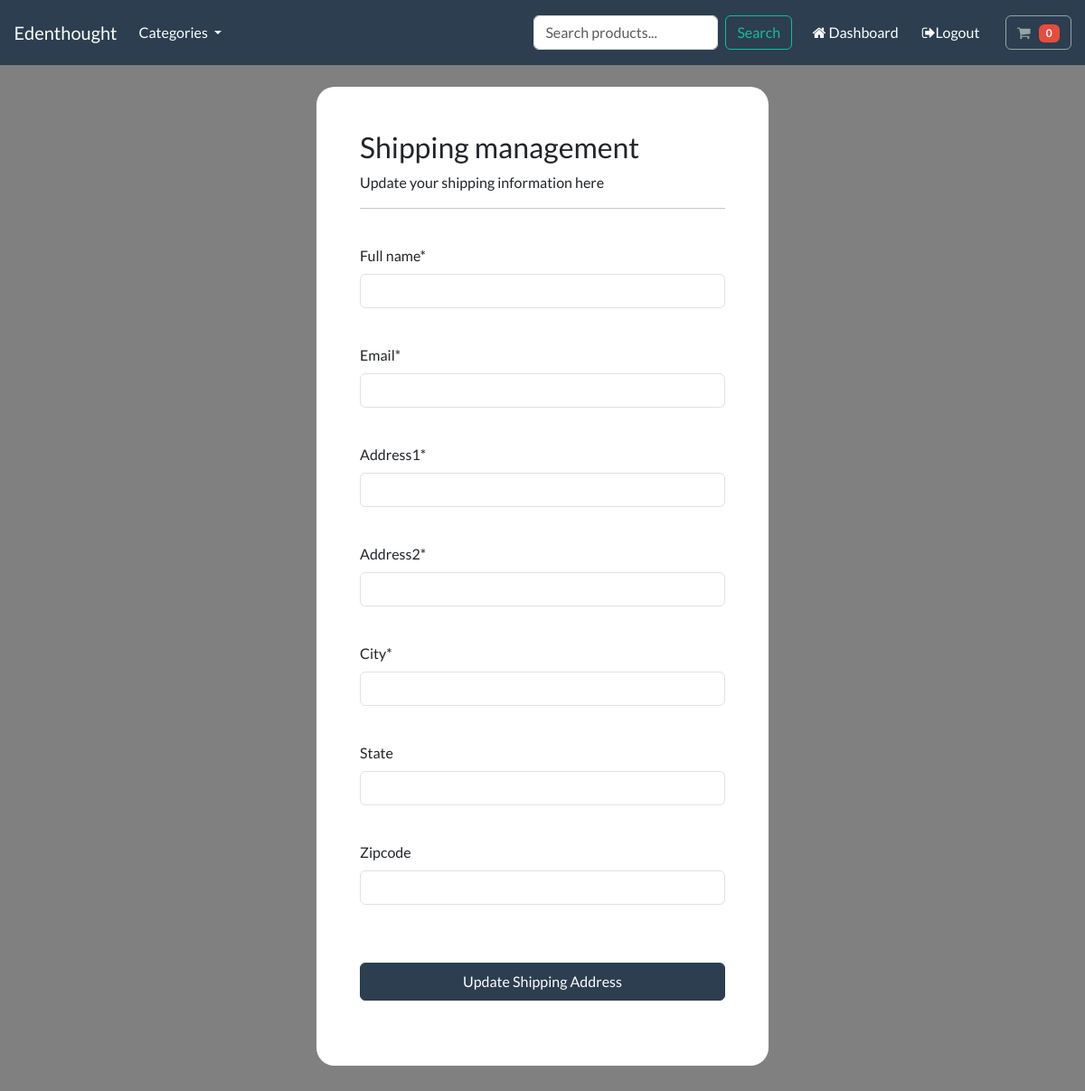
Before: /account/manage-shipping (signed in) with the older database file.
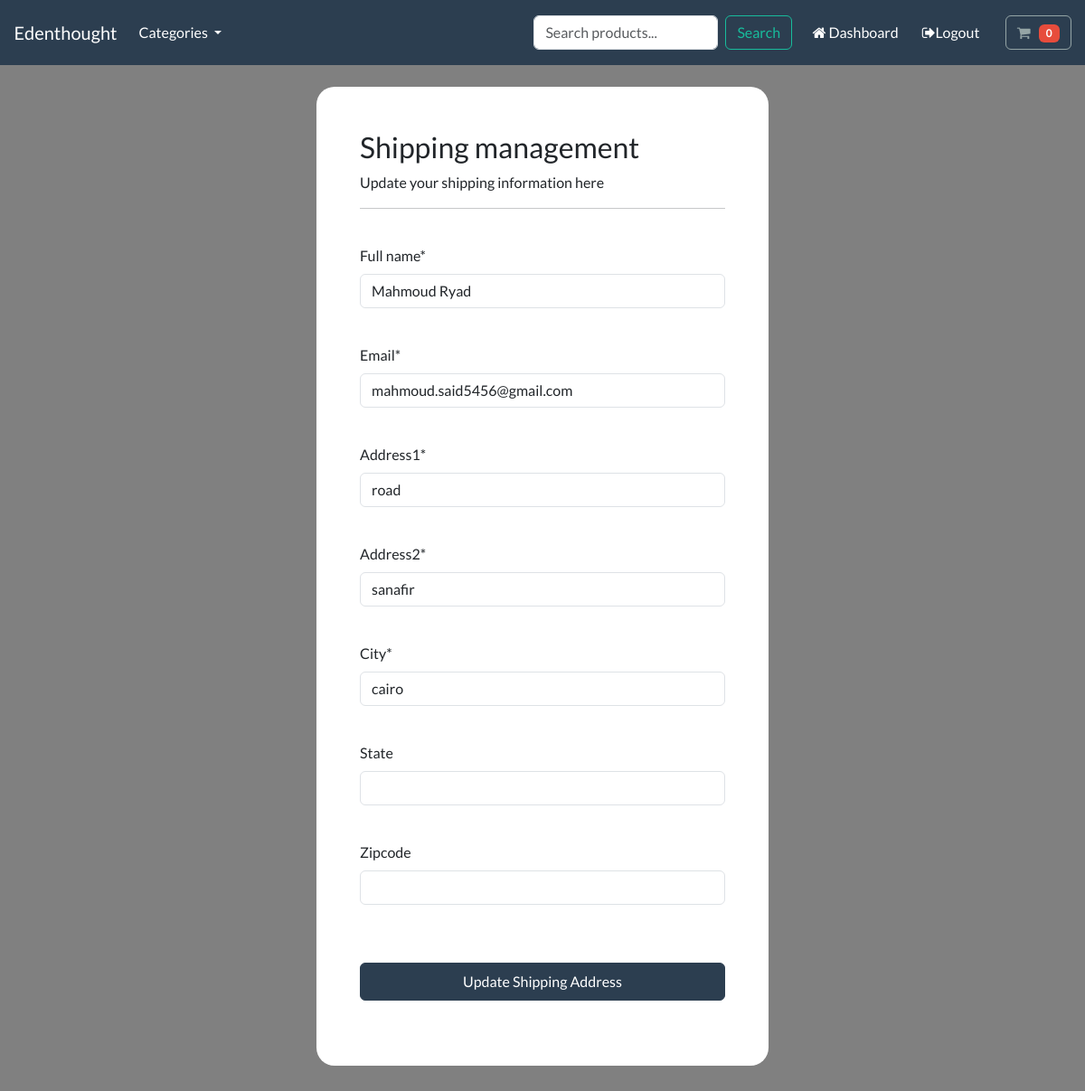
After: the same page with the newer database file.
### payment/models.py (models this page shows, shortened)
class ShippingAddress(models.Model):
    full_name = models.CharField(max_length=100)
    email = models.CharField(max_length=100)
    address1 = models.CharField(max_length=100)
    address2 = models.CharField(max_length=100)
    city = models.CharField(max_length=100)
    state = models.CharField(max_length=100,null=True,blank=True)
    zipcode = models.CharField(max_length=100,null=True,blank=True)
    user = models.ForeignKey(User,on_delete=models.CASCADE,null=True,blank=True)
    class Meta:
        verbose_name_plural = 'Shipping Address'

### account/views.py (the view, shortened to what this page needs)
# urls.py: path('manage-shipping', views.manage_shipping, name = 'manage-shipping'),
@login_required(login_url='my-login')
def manage_shipping(request):
    try:
        shipping = ShippingAddress.objects.get(user = request.user.id)
    except ShippingAddress.DoesNotExist:
        shipping = None
    form = ShippingAddressForm(instance=shipping)
    context = {'form': form}
    return render(request, 'account/manage-shipping.html', context)

### payment/forms.py
class ShippingAddressForm(forms.ModelForm):
    class Meta:
        model = ShippingAddress
        fields = ['full_name','email','address1','address2','city','state','zipcode']
        exclude = ['user',]

### cart/cart.py (called while the page is built)
    def __len__(self):
        return sum(item['qty'] for item in self.cart.values())

### cart/context_processors.py (called while the page is built)
def cart(request):
    return {'cart': Cart(request)}

### store/models.py (called while the page is built)
    def get_absolute_url(self):
        return reverse('list_category', args=[self.slug])

### store/views.py (called while the page is built)
def categories(request):
    all_categories = Category.objects.all()
    return {"all_categories" : all_categories}

### account/templates/account/manage-shipping.html (shortened to what this page needs)
{% include "store/base.html" %}
{% load static %}
{% load crispy_forms_tags %}
{% block content %}
    <body>
        <br>
        <div class="container bg-white shadow-md p-5 form-layout">
            <h3> Shipping management </h3>
            <p> Update your shipping information here </p>
            <hr>
            <br>
            <form method="POST" autocomplete="off">
                {{form.full_name|as_crispy_field}}
                <br>
                {{form.email|as_crispy_field}}
                <br>
                {{form.address1|as_crispy_field}}
                <br>
                {{form.address2|as_crispy_field}}
                <br>
                {{form.city|as_crispy_field}}
                <br>
                {{form.state|as_crispy_field}}
                <br>
                {{form.zipcode|as_crispy_field}}
                <br>
                <br>
                <button type="submit" class="btn btn-primary navbar-btn text-white w-100 p-2"> Update Shipping Address </button>
                <br> <br>
            </form>
        </div>
    </body>
{% endblock %}

### store/templates/store/base.html (shortened to what this page needs)
{% load static %}
<!DOCTYPE html>
<html>
    <head>
        <link rel="stylesheet" href="https://bootswatch.com/5/flatly/bootstrap.min.css">
        <link rel="stylesheet" href="https://cdnjs.cloudflare.com/ajax/libs/font-awesome/4.7.0/css/font-awesome.min.css">
        <link rel="stylesheet" href="{% static 'css/styles.css' %}">
    </head>
    <nav class="navbar navbar-expand-lg bg-primary justify-content-center">
        <a class="navbar-brand main-heading text-white" href="{% url 'store' %}">
        &nbsp; &nbsp; Edenthought
        </a>
        <div class="collapse navbar-collapse" id="navbarCollapse">
            <ul class="navbar-nav me-auto mb-2 mb-md-0">
                <li class="nav-item dropdown">
                    <a class="nav-link dropdown-toggle text-white" href="#" id="navbarDropdown" role="button"
                    data-bs-toggle="dropdown" aria-expanded="false">
                        Categories
                    </a>
                </li>
            </ul>
        </div>
        <div class="collapse navbar-collapse text-center" id="navbarNavDropdown">
            <ul class="navbar-nav ms-auto">
                <li class="nav-item">
                    <form class="d-flex" action="{% url 'store' %}" method="GET">
                        <input class="form-control me-2" type="search" placeholder="Search products..." name="title" aria-label="Search">
                        <button class="btn btn-outline-success" type="submit">Search</button>
                    </form>
                </li>
                <li class="nav-item">
                    {% if user.is_authenticated %}
                        <a class="btn btn-alert navbar-btn text-white" type="button"  href="{% url 'dashboard' %}"><i class="fa fa-home" aria-hidden="true"></i> Dashboard </a>
                    {% endif %}
                </li>
                <li class="nav-item">
                    {% if user.is_authenticated %}
                        <a class="btn btn-alert navbar-btn text-white" type="button" href="{% url 'user-logout' %}"><i class="fa fa-sign-out" aria-hidden="true"></i>Logout</a>
                    {% else %}
                        <a class="btn btn-alert navbar-btn text-white" type="button" href="{% url 'my-login' %}">Login</a>
                    {% endif %}
                </li>
                <li class="nav-item">
                    <a type="button" role="button" href="{% url 'cart_summary' %}" class="btn btn-outline-secondary">
                        <i class="fa fa-shopping-cart" aria-hidden="true"> </i>
                        <div id="cart-qty" class="d-inline-flex">
                            {% with qty_amount=cart|length %}
                                {% if qty_amount > 0 %}
                                    <span class="badge bg-danger">{{ qty_amount }}</span>
                                    {% else %}
                                    <span class="badge bg-danger">0</span>
                                {% endif %}
                            {% endwith %}
                        </div>
                    </a>
                </li>
            </ul>
        </div>
    </nav>
    <body>
    </body>
</html>

### static/css/styles.css (style rules this page uses)
.form-layout { border-radius: 20px; width: 500px; }

### account/templates/account/manage-shipping.html (style rules this page uses)
body { background-color: gray; }

Changed rows visible on the page:
added ShippingAddress: full_name "Mahmoud Ryad", email "mahmoud.said5456@gmail.com", address1 "road", address2 "sanafir", city "cairo"
